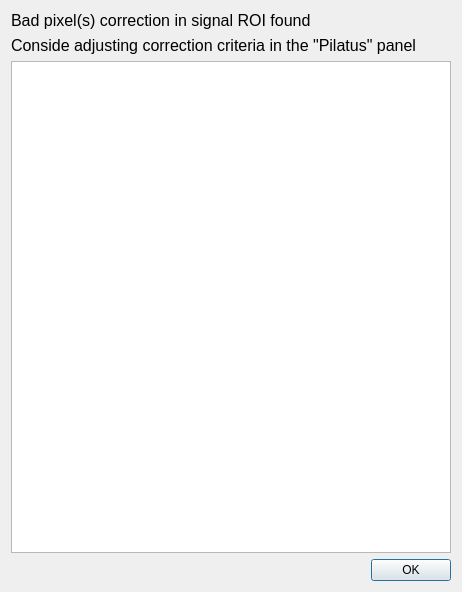
<?xml version="1.0" encoding="UTF-8"?>
<ui version="4.0">
 <class>ScanInfoDialog</class>
 <widget class="QDialog" name="ScanInfoDialog">
  <property name="windowModality">
   <enum>Qt::WindowModal</enum>
  </property>
  <property name="geometry">
   <rect>
    <x>0</x>
    <y>0</y>
    <width>462</width>
    <height>592</height>
   </rect>
  </property>
  <property name="sizePolicy">
   <sizepolicy hsizetype="Expanding" vsizetype="Expanding">
    <horstretch>0</horstretch>
    <verstretch>0</verstretch>
   </sizepolicy>
  </property>
  <property name="windowTitle">
   <string>Scan Details</string>
  </property>
  <layout class="QGridLayout" name="gridLayout">
   <item row="0" column="0">
    <layout class="QHBoxLayout" name="horizontalLayout">
     <item>
      <layout class="QVBoxLayout" name="verticalLayout">
       <item>
        <widget class="QLabel" name="label">
         <property name="font">
          <font>
           <pointsize>12</pointsize>
          </font>
         </property>
         <property name="text">
          <string>Bad pixel(s) correction in signal ROI found</string>
         </property>
        </widget>
       </item>
       <item>
        <widget class="QLabel" name="label_2">
         <property name="font">
          <font>
           <pointsize>12</pointsize>
          </font>
         </property>
         <property name="text">
          <string>Conside adjusting correction criteria in the &quot;Pilatus&quot; panel</string>
         </property>
        </widget>
       </item>
       <item>
        <widget class="QTextBrowser" name="peakCenTextBrowser">
         <property name="font">
          <font>
           <pointsize>12</pointsize>
          </font>
         </property>
        </widget>
       </item>
      </layout>
     </item>
    </layout>
   </item>
   <item row="1" column="0">
    <widget class="QDialogButtonBox" name="buttonBox">
     <property name="orientation">
      <enum>Qt::Horizontal</enum>
     </property>
     <property name="standardButtons">
      <set>QDialogButtonBox::Ok</set>
     </property>
    </widget>
   </item>
  </layout>
 </widget>
 <resources/>
 <connections>
  <connection>
   <sender>buttonBox</sender>
   <signal>accepted()</signal>
   <receiver>ScanInfoDialog</receiver>
   <slot>accept()</slot>
   <hints>
    <hint type="sourcelabel">
     <x>248</x>
     <y>254</y>
    </hint>
    <hint type="destinationlabel">
     <x>157</x>
     <y>274</y>
    </hint>
   </hints>
  </connection>
  <connection>
   <sender>buttonBox</sender>
   <signal>rejected()</signal>
   <receiver>ScanInfoDialog</receiver>
   <slot>reject()</slot>
   <hints>
    <hint type="sourcelabel">
     <x>316</x>
     <y>260</y>
    </hint>
    <hint type="destinationlabel">
     <x>286</x>
     <y>274</y>
    </hint>
   </hints>
  </connection>
 </connections>
</ui>
